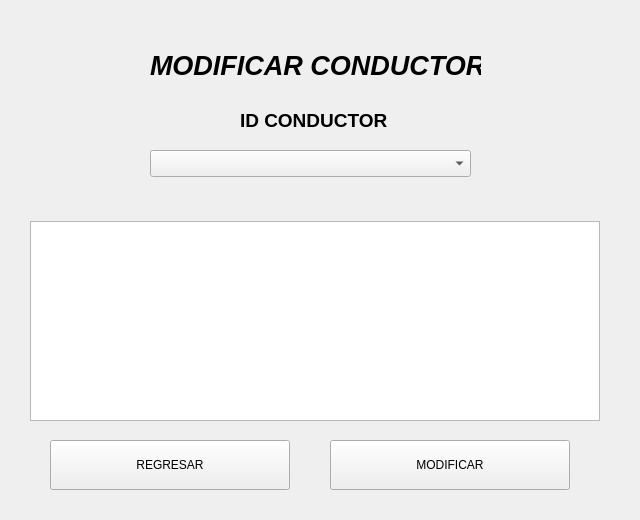
<?xml version="1.0" encoding="UTF-8"?>
<ui version="4.0">
 <class>ModificarConductor</class>
 <widget class="QWidget" name="ModificarConductor">
  <property name="geometry">
   <rect>
    <x>0</x>
    <y>0</y>
    <width>640</width>
    <height>520</height>
   </rect>
  </property>
  <property name="windowTitle">
   <string>Form</string>
  </property>
  <widget class="QLabel" name="TitleModificarConductor">
   <property name="geometry">
    <rect>
     <x>150</x>
     <y>50</y>
     <width>331</width>
     <height>31</height>
    </rect>
   </property>
   <property name="font">
    <font>
     <pointsize>20</pointsize>
     <weight>75</weight>
     <italic>true</italic>
     <bold>true</bold>
    </font>
   </property>
   <property name="text">
    <string>MODIFICAR CONDUCTOR</string>
   </property>
  </widget>
  <widget class="QLabel" name="lIDConductor">
   <property name="geometry">
    <rect>
     <x>240</x>
     <y>110</y>
     <width>151</width>
     <height>20</height>
    </rect>
   </property>
   <property name="font">
    <font>
     <pointsize>14</pointsize>
     <weight>75</weight>
     <bold>true</bold>
    </font>
   </property>
   <property name="text">
    <string>ID CONDUCTOR</string>
   </property>
  </widget>
  <widget class="QPushButton" name="bModificarConductor">
   <property name="geometry">
    <rect>
     <x>330</x>
     <y>440</y>
     <width>240</width>
     <height>50</height>
    </rect>
   </property>
   <property name="text">
    <string>MODIFICAR</string>
   </property>
  </widget>
  <widget class="QPushButton" name="bRegresarConductor">
   <property name="geometry">
    <rect>
     <x>50</x>
     <y>440</y>
     <width>240</width>
     <height>50</height>
    </rect>
   </property>
   <property name="text">
    <string>REGRESAR</string>
   </property>
  </widget>
  <widget class="QTableView" name="tableViewMC">
   <property name="geometry">
    <rect>
     <x>30</x>
     <y>221</y>
     <width>570</width>
     <height>200</height>
    </rect>
   </property>
  </widget>
  <widget class="QComboBox" name="cboxIDConductor">
   <property name="geometry">
    <rect>
     <x>150</x>
     <y>150</y>
     <width>321</width>
     <height>27</height>
    </rect>
   </property>
  </widget>
 </widget>
 <resources/>
 <connections/>
</ui>
